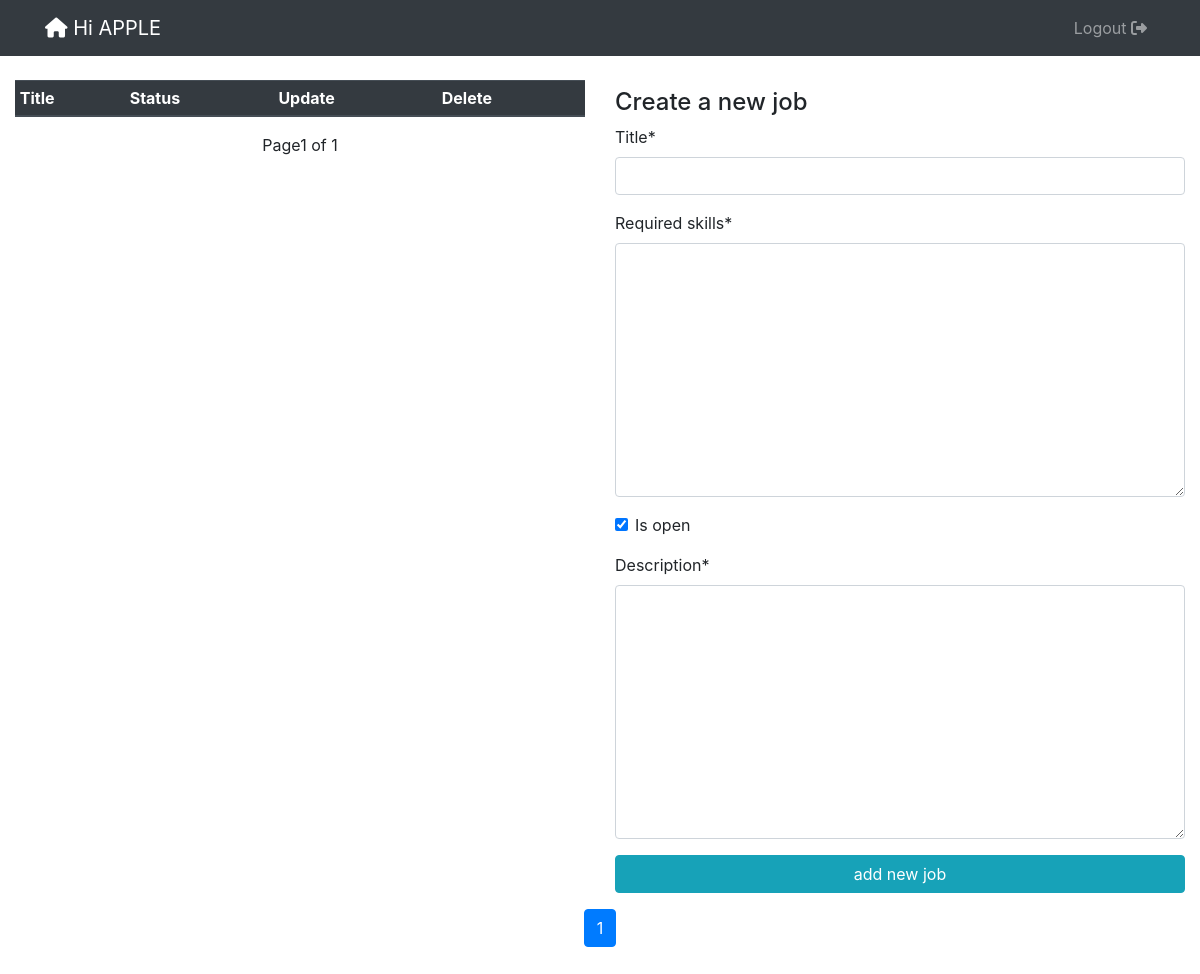
Before: /companies/16/ (signed in) with the older database file.
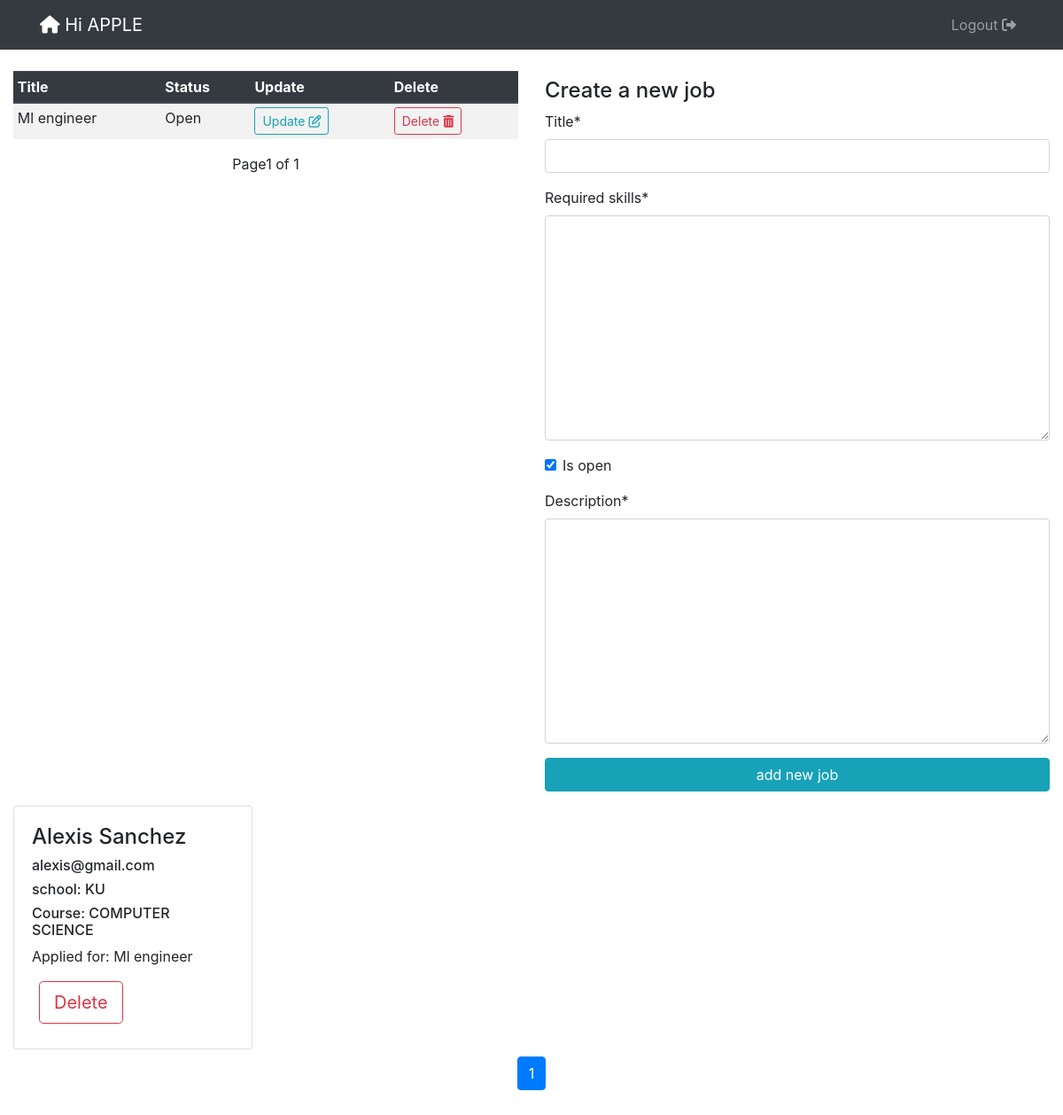
After: the same page with the newer database file.
### openings/models.py (models this page shows, shortened)
class User(AbstractUser):
    is_student = models.BooleanField(default=False)
    is_company = models.BooleanField(default=False)
    is_school = models.BooleanField(default=False)
    first_name = models.CharField(max_length=100)
    last_name = models.CharField(max_length=100)
    official_name = models.CharField(max_length=100, null=True, default="school")
    email = models.CharField(max_length=100, null=True)

class Jobs(models.Model):
    title = models.CharField(max_length=1000)
    required_skills = RichTextField()
    is_open = models.BooleanField(default=True)
    company = models.ForeignKey(Company, on_delete=models.CASCADE, default="Null",null=True)
    description = RichTextField(null=True)

class Application(models.Model):
    job = models.ForeignKey(Jobs, on_delete=models.CASCADE)
    company = models.ForeignKey(Company, on_delete=models.CASCADE, null=True)
    student = models.ForeignKey(Student, on_delete=models.CASCADE)

class Student(models.Model):
    user = models.OneToOneField(User, on_delete=models.CASCADE)
    school = models.ForeignKey(School, on_delete=models.CASCADE, null=True)
    course = models.CharField(max_length=100, null=True )
    transcript = models.FileField(upload_to='transcripts/',null=True)

class School(models.Model):
    user = models.OneToOneField(User, on_delete=models.CASCADE)
    reg_no = models.CharField(max_length=100, null=True, unique=True)
    def __str__(self):
        return self.user.username

### openings/views.py (the view, shortened to what this page needs)
# urls.py: path('companies/<str:id>/',  company, name="company"),
@login_required
def company(request, id):
    company = Company.objects.filter(id=request.user.company.id).first()
    job = Jobs.objects.filter(company=company).order_by('-id')
    applications = Application.objects.filter(company_id=request.user.company.id).order_by('-id')
    paginator = Paginator(applications, 4)
    page_number = request.GET.get('page')
    application_obj = paginator.get_page(page_number)
    page = request.GET.get('page', 1)
    paginator = Paginator(job, 15)
    try:
        jobs = paginator.page(page)
    except PageNotAnInteger:
        jobs = paginator.page(1)
    except EmptyPage:
        jobs = paginator.page(paginator.num_pages)
    form = JobForm()
    context = {
        'jobs':jobs,
        'company':company,
        'form':form,
        'application_obj':application_obj
    }
    return render(request, 'company.html', context)

### openings/forms.py
class JobForm(ModelForm):
    class Meta:
        model = Jobs
        fields = ('title', 'required_skills', 'is_open', 'description')

### templates/company.html (shortened to what this page needs)
{% extends 'base.html' %}
{% load crispy_forms_tags %}
{% block content %}
<header class="site-header">
  <nav class="navbar navbar-expand-md navbar-dark bg-dark ">
    <div class="container">
      <a class="navbar-brand mr-4" href=""><i class="fas fa-home"></i> Hi {{user.username}}</a>
      <div class="collapse navbar-collapse" id="navbarToggle">
        <div class="navbar-nav">
            <a class="nav-item nav-link" href="{% url 'logout' %}">Logout <i class="fas fa-sign-out-alt"></i> </a>
        </div>
      </div>
    </div>
  </nav>
</header>
<div class="container-fluid mt-4 mb-4">
    <div class="row">
        <div class="col-md-6">
            <div class="table-responsive">
                <table class="table table-sm table-striped table-hover">
                  <thead class=" thead-dark">
                    <tr>
                      <th scope="col">Title</th>
                      <th scope="col">Status
                      </th>
                      <th scope="col">Update</th>
                      <th scope="col">Delete</th>
                    </tr>
                  </thead>
                  <tbody>
                    {% for job in jobs %}
                      <tr>
                          <td>{{job.title}}</td>
                          {% if job.is_open == True %}
                            <td>Open</td>
                          {% else %}
                           <td>Closed</td>
                          {% endif %}
                          <td><a class="btn btn-outline-info btn-sm" href="{% url 'update_job' job.id %}">Update <i class="far fa-edit"> </i></a></td>
                          <td><a class="btn btn-outline-danger btn-sm" href="{% url 'delete_job' job.id %}">Delete <i class="fas fa-trash-alt"></i></a></td>
                          </tr>
                    {% endfor %}
                  </tbody>
                  </table>
                </div>
                    <div class="pagination align-items-center justify-content-center">
                      <span class="step-links">
                          <span class="current">
                               Page{{ jobs.number }} of {{ jobs.paginator.num_pages }}
                          </span>
                      </span>
                  </div>
        </div>
        <div class="col-md-6 mt-2 mb-2">
            <h4>Create a new job</h4>
            <form action="" method="post">
                {{ form|crispy}}
                <input class="btn btn-info btn-block" type="submit" value="add new job">
            </form>
        </div>
    </div>
    <div class="row">
      {% for application in application_obj %}
      <div class="col-md-3 mt-2 mt-2">
        <div class="card">
          <div class="card-body">
            <h4 class="card-text">{{application.student.user.first_name}} {{application.student.user.last_name}}</h4>
            <h6 class="card-text">{{application.student.user.email}}</h6>
            <h6 class="card-text">school: {{application.student.school}}</h6>
            <h6 class="card-text">Course: {{application.student.course}}</h6>
            <p class="card-text">Applied for: {{application.job.title}}</p>
            <div>
              <a class="btn btn-outline-danger btn-lg ml-2 mb-2" href="{% url 'delete_application' application.id %}">Delete</a>
            </div>
          </div>
        </div>
      </div>
      {% endfor %}
    </div>
<div class="mt-2 mb-2">
  <nav class="d-flex justify-content-center wow fadeIn">
    <ul class="pagination pg-blue">
        <li class="page-item active">
          <a class="page-link" >{{ application_obj.number }}
          </a>
        </li>
    </ul>
  </nav>
</div>
</div>
{% endblock %}

### templates/base.html (shortened to what this page needs)
{% load static %}
<!DOCTYPE html>
<html lang="en">
<head>
    <link rel="stylesheet" href="https://stackpath.bootstrapcdn.com/bootstrap/4.4.1/css/bootstrap.min.css"
>
    <link rel="stylesheet" href="https://stackpath.bootstrapcdn.com/font-awesome/4.7.0/css/font-awesome.min.css">
    <link rel="stylesheet" href="https://use.fontawesome.com/releases/v5.6.1/css/all.css">
</head>
<body>
    {% block content %}
    {% endblock %}
    </body>
    </html>

Changed rows visible on the page:
added Jobs: title "Ml engineer", is_open "Open"
added Application: student.user.first_name "Alexis", student.user.last_name "Sanchez", student.user.email "alexis@gmail.com", student.school "KU", student.course "COMPUTER SCIENCE", job "Ml engineer"
